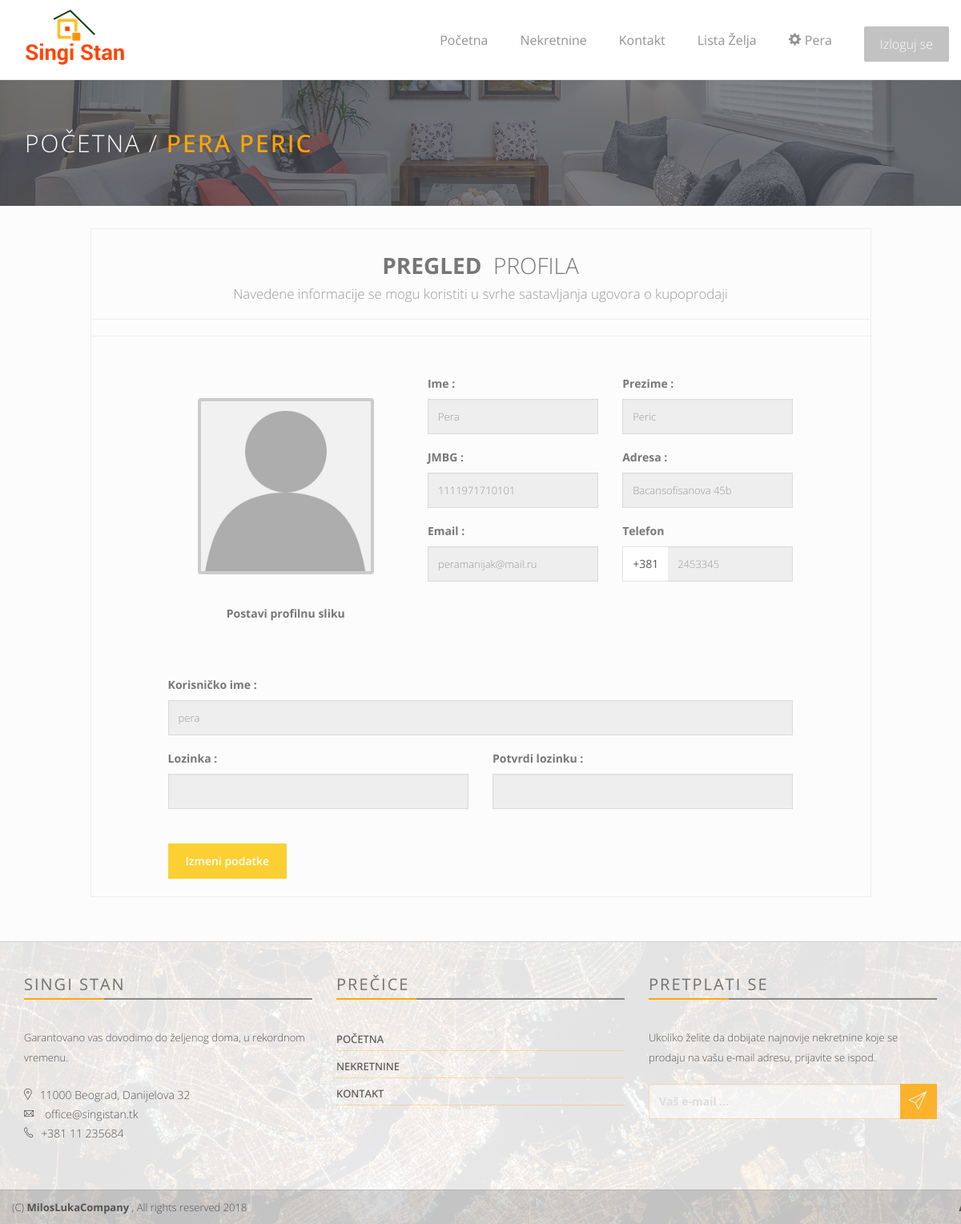
The app's page /profile.php (signed in) with its own data.
### tables this page shows
CREATE TABLE kupac (
    id INT NOT NULL AUTO_INCREMENT PRIMARY KEY,
    ime VARCHAR(50) NOT NULL,
    prezime VARCHAR(50) NOT NULL,
    jmbg VARCHAR(13) NOT NULL,
    adresa VARCHAR(150) NOT NULL,
    telefon VARCHAR(15)NOT NULL,
    korisnicko_ime VARCHAR(20) NOT NULL,
    sifra VARCHAR(50) NOT NULL,
    email VARCHAR(50) NOT NULL,
    putanja_slike VARCHAR(255) NULL
);

### profile.php (the view, shortened to what the rows shown need)
<!DOCTYPE html>
 <html class="no-js">
    <head>
        <link rel="stylesheet" href="assets/css/normalize.css">
        <link rel="stylesheet" href="assets/css/font-awesome.min.css">
        <link rel="stylesheet" href="assets/css/fontello.css">
        <link href="assets/fonts/icon-7-stroke/css/pe-icon-7-stroke.css" rel="stylesheet">
        <link href="assets/fonts/icon-7-stroke/css/helper.css" rel="stylesheet">
        <link href="assets/css/animate.css" rel="stylesheet" media="screen">
        <link rel="stylesheet" href="assets/css/bootstrap-select.min.css">
        <link rel="stylesheet" href="bootstrap/css/bootstrap.min.css">
        <link rel="stylesheet" href="assets/css/icheck.min_all.css">
        <link rel="stylesheet" href="assets/css/price-range.css">
        <link rel="stylesheet" href="assets/css/owl.carousel.css">
        <link rel="stylesheet" href="assets/css/owl.theme.css">
        <link rel="stylesheet" href="assets/css/owl.transitions.css">
        <link rel="stylesheet" href="assets/css/style.css">
        <link rel="stylesheet" href="assets/css/responsive.css">
        <link rel="stylesheet" href="assets/css/nas_stil.css">
    </head>
    <body>
        <?php
        require 'php/database_connection.php';
        if ($_SESSION['user_type'] === "kupac") {
            $prep = $db->prepare('SELECT * FROM kupac WHERE korisnicko_ime=?;');
        } elseif ($_SESSION['user_type'] === "agent") {
            $prep = $db->prepare('SELECT * FROM agent WHERE korisnicko_ime=?;');
        }
        $prep->execute([$_SESSION['username']]);
        $res = $prep->fetchAll(PDO::FETCH_OBJ);
        ?>
        <div class="page-head" style="margin-top: 100px;">
            <div class="container">
                <div class="row">
                    <div class="page-head-content">
                        <h1 class="page-title">Početna / <span class="orange strong"><?php echo $res[0]->ime . " " . $res[0]->prezime ?></span></h1>
                    </div>
                </div>
            </div>
        </div>
        <div class="content-area user-profiel" style="background-color: #FCFCFC;">&nbsp;
            <div class="container">
                <div class="row">
                    <div class="col-sm-10 col-sm-offset-1 profiel-container">
                        <form action="php/change_profile.php" method="post" enctype="multipart/form-data">
                            <div class="clear">
                                <div class="col-md-3 padding-top-25">
                                    <div class="form-group">
                                        <label>Ime : <small hidden> (obavezno)</small></label>
                                        <?php echo "<input name='firstname' type='text' class='form-control' value='" . $res[0]->ime . "' readonly>\n"; ?>
                                    </div>
                                    <div class="form-group">
                                        <label>JMBG : <small hidden> (obavezno)</small></label>
                                        <?php echo "<input name='jmbg' type='number' class='form-control' required readonly value='" . $res[0]->jmbg . "'> \n"; ?>
                                    </div>
                                    <div class="form-group">
                                        <label>Email : <small hidden> (obavezno)</small></label>
                                        <?php echo "<input name='email' type='email' class='form-control' required readonly value='" . $res[0]->email . "'> \n"; ?>
                                    </div>
                                </div>
                                <div class="col-md-3 padding-top-25">
                                    <div class="form-group">
                                        <label>Prezime : <small hidden> (obavezno)</small></label>
                                        <?php echo " <input name='lastname' type='text' class='form-control' required readonly value='" . $res[0]->prezime . "'> \n"; ?>
                                    </div>
                                    <div class="form-group">
                                        <label>Adresa : </label><small hidden> (obavezno)</small>
                                        <?php echo "<input name='address' type='text' class='form-control' readonly value='" . $res[0]->adresa . "'> \n"; ?>
                                    </div>
                                    <div class="form-group">
                                        <div class="input-group">
                                            <span class="input-group-addon" style="border-radius: 0;">+381</span>
                                            <?php echo "<input name='tel' type='text' class='form-control' readonly value='" . substr($res[0]->telefon, 4) . "'> \n"; ?>
                                        </div>
                                    </div>
                                </div>
                            </div>
                            <div class="clear">
                                <br>
                                <br>
                                <div class="col-sm-10 col-sm-offset-1">
                                    <div class="form-group">
                                        <label>Korisničko ime : <small hidden> (obavezno)</small></label>
                                        <?php echo "<input name='username' type='text' class='form-control' required readonly value='" . $res[0]->korisnicko_ime . "'> \n"; ?>
                                    </div>
                                </div>
                            </div>
                            <br>
                            <br>
                            <br>
                        </form>
                    </div>
                </div>
            </div>
        </div>
    </body>
</html>

### records on screen
kupac: ime "PERA", prezime "PERIC", firstname "Pera", jmbg "1111971710101", email "peramanijak@mail.ru", lastname "Peric", address "Bacansofisanova 45b", tel "2453345", username "pera"

### other values on screen
$_SESSION['username'] "Pera"
